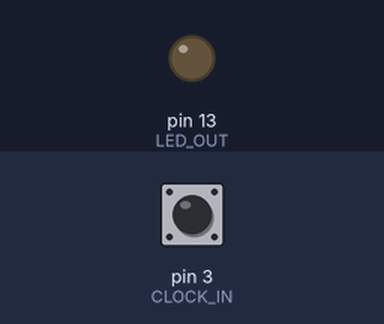
Bench run of a sketch on a simulated Arduino Nano, built with avr-gcc and run on an emulated ATmega328P. Shown: output pins drawn as LEDs (lit = HIGH). The inputs (shaded band) are chosen by the test bench; at power-on: pin 3 (CLOCK_IN) HIGH. Pins used as bus, display or sensor lines are not drawn; what the sketch prints to the serial monitor is not drawn.

Above: at 1.2 s.
1.3 s: pin 3 (CLOCK_IN) pulled LOW for 0.15 s
At 1.37 s:
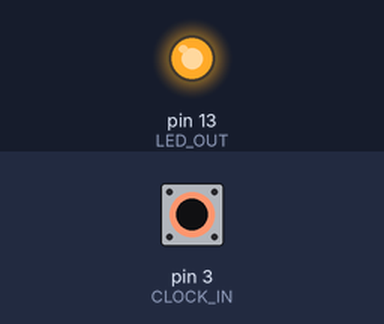
2.9 s: pin 3 (CLOCK_IN) pulled LOW for 3.2 s
At 7.5 s:
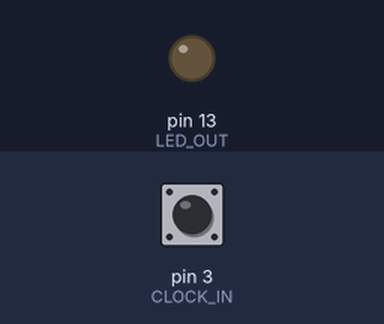
Timing chart, 0 to 9.0 s (numbered marks = the images above; inputs shaded):
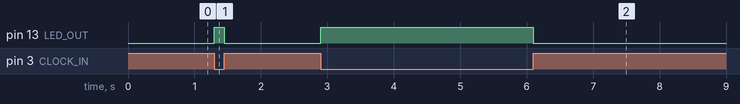

Measured:
- after the input at 1.3 s, pin 13 (LED_OUT): LOW → HIGH at once, → LOW 0.15 s later
- after the input at 2.9 s, pin 13 (LED_OUT): LOW → HIGH at once, → LOW 3.2 s later

The sketch:

Clock2Arduino.ino
```cpp
// (licence header left out)
// This code expects an Arduino Nano being wired as shown on https://github.com/l8-e/modules-Clock2Arduino/
// This allows the Arduino to read on D03 an external clock signal on Eurorack level.
// In addition, this code manages an internal clock signal, which is send to D02.
// If no plug is present in the jack, the Arduino will read its internal signal via D03.

#define CLOCK_IN 3  // internal clock input is read via D03
#define CLOCK_OUT 2 // internal clock output is sent via D02
#define LED_OUT 13  // led is connected to pin D13


#define USE_INTERNAL_PULLUP true // if true, the internall pullup on d03 is used instead of an external resistor, connected to power.
// this simplifies the schematics and was suggested by asciisynth (https://blinkl.info) via instagram.

#define SYNC_LED_TO_INTERNAL false // if true, the led is flashes in sync with the internal clock. if false, the LED is synced to the external clock signal

const unsigned long cycleLen=250; // this defines the cycle length of the internal clock. One complete tick lasts cycleLen milli seconds
const unsigned long upTime=50; // this defines how many milli seconds of each cycle the clock signal is set to HIGH


bool externalClockWasHigh;
unsigned long lastHigh;
unsigned long ticks[10];
byte tickPos;
unsigned long averageTick;


bool internalClockIsHigh;
unsigned long internalClockIsHighSince;
unsigned long internalClockLastCycleStart;

void setup() {
  externalClockWasHigh = false;
  internalClockIsHigh=false;
  internalClockIsHighSince=0;
  internalClockLastCycleStart=0;

  Serial.begin(9600);
  while (!Serial) {
    ; // wait for serial port to connect. Needed for native USB port only
  }


  pinMode(CLOCK_OUT, OUTPUT);
  pinMode(LED_OUT,   OUTPUT);

  if(USE_INTERNAL_PULLUP){
    pinMode(CLOCK_IN,  INPUT_PULLUP);
  }else{
    pinMode(CLOCK_IN,  INPUT);
  }

  Serial.println("setup done.");
} // end of Setup

void handleInternalClock(unsigned long t){
  if(internalClockIsHigh){
    if (t-internalClockIsHighSince >= upTime){
      digitalWrite(CLOCK_OUT,LOW);
      internalClockIsHigh = false;
      if(SYNC_LED_TO_INTERNAL){
        digitalWrite(LED_OUT,LOW);
      }
    }
  }
  if(t- internalClockLastCycleStart >= cycleLen){
    digitalWrite(CLOCK_OUT,HIGH);
    if(SYNC_LED_TO_INTERNAL){
      digitalWrite(LED_OUT,HIGH);
    }
    internalClockIsHigh = true;
    internalClockIsHighSince=t;
    internalClockLastCycleStart = t;
  }
}

void loop() {
  unsigned long t = millis();
  bool externalClockIsHigh = (digitalRead(CLOCK_IN) == LOW); // note that the guard inverts the signal. The transistor pulls down the input level when the clock signal is high.
  handleInternalClock(t);

  if(externalClockIsHigh && !externalClockWasHigh){
    if(!SYNC_LED_TO_INTERNAL){
      digitalWrite(LED_OUT,HIGH);
    }
    externalClockWasHigh = true;
  }
  if(!externalClockIsHigh && externalClockWasHigh){
    if(!SYNC_LED_TO_INTERNAL){
      digitalWrite(LED_OUT,LOW);
    }
    externalClockWasHigh = false;
  }
}
```
